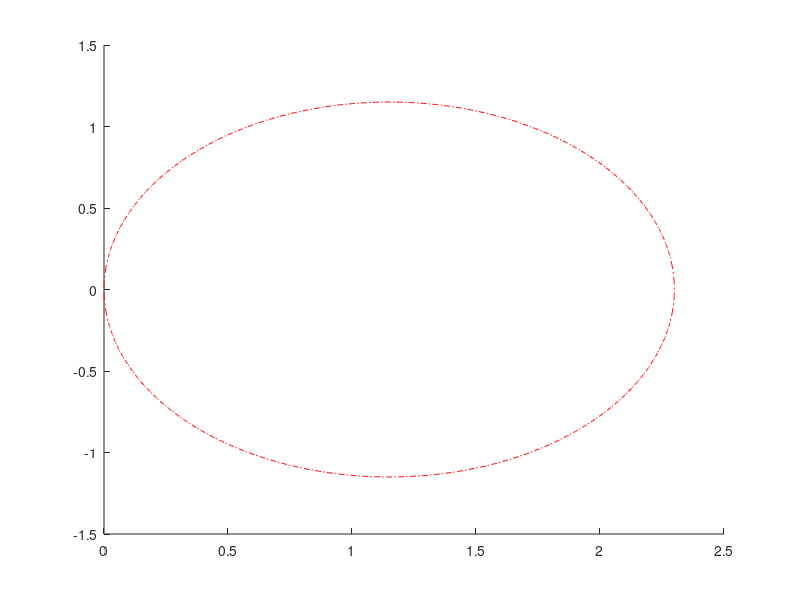

Recreate this plot in MATLAB.
clear all
clc
number_of_waypoints = 1200; %enter the number of waypoints for the circle.

% starting co-ordinates
x_start = 0.0;
y_start = 0.0;

section_angle = 360.0 / number_of_waypoints;
diameter = 2.3;
radius = diameter/2;

for i = 1:number_of_waypoints
    angle = section_angle * i;

    if (0<=angle && angle<=90)
        cos_x = radius * cosd(angle);
        sin_y = radius * sind(angle);
        x_pos = x_start + (radius - cos_x);
        y_pos = y_start + sin_y;
        X{i,1} = x_pos;
        X{i,2} = y_pos;

    elseif (angle<=180)
        ang = angle - 90;
        sin_x = radius * sind(ang);
        cos_y = radius * cosd(ang);
        x_pos = x_start + (radius + sin_x);
        y_pos = y_start + cos_y;
        X{i,1} = x_pos;
        X{i,2} = y_pos;

    elseif (angle<=270)
        ang = angle - 180;
        cos_x = radius * cosd(ang);
        sin_y = radius * sind(ang);
        x_pos = x_start + (radius + cos_x);
        y_pos = y_start - sin_y;
        X{i,1} = x_pos;
        X{i,2} = y_pos;

    elseif (angle<=360)
        ang = angle - 270;
        sin_x = radius * sind(ang);
        cos_y = radius * cosd(ang);
        x_pos = x_start + (radius - sin_x);
        y_pos = y_start - cos_y;
        X{i,1} = x_pos;
        X{i,2} = y_pos;
    end
end

for i = 2:number_of_waypoints
    dif_x{i} = X{i,1} - X{i-1,1};
    dif_y{i} = X{i,2} - X{i-1,2};
    length{i} = sqrt(dif_x{i}^2 + dif_y{i}^2);
end

A = cell2mat(X);
% mata = cellfun(@(od) double(od), A);

figure(1);
hold on
plot(A(:, 1), A(:, 2), "r-.");
ginput();

csvwrite('circle_waypoints_2_3_1200.csv', A);
